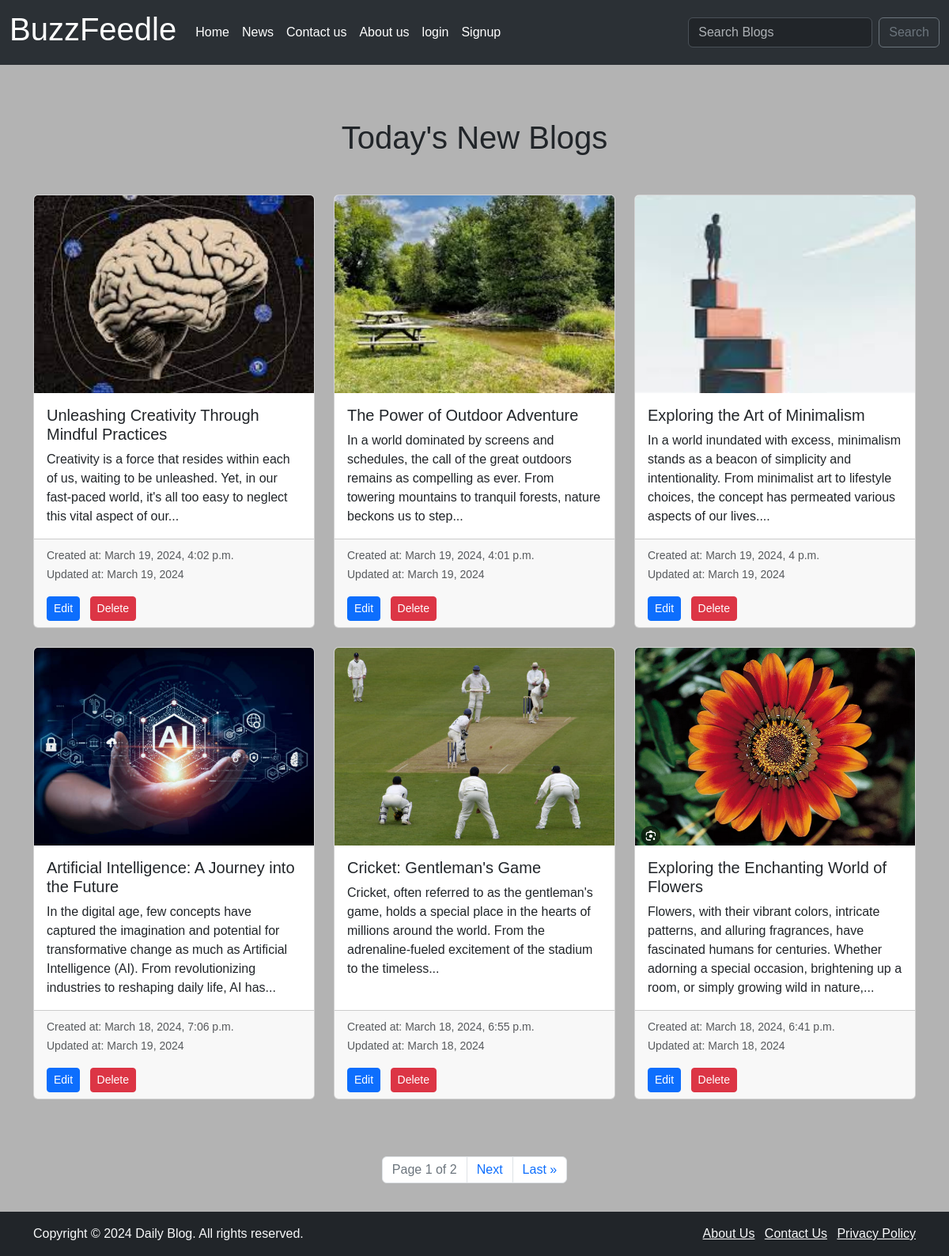
The page / on the database its author committed.
### App/models.py (models this page shows, shortened)
class Product(models.Model):
    author = models.CharField(max_length=50)
    name = models.CharField(max_length=255)
    description = models.TextField()
    image = models.ImageField(upload_to='products/')
    created_at = models.DateTimeField(auto_now_add=True)
    updated_at = models.DateField(auto_now=True)
    def short_description(self):
        word = self.description.split()  #spilt the word into list
        if len(word) > 50:  # if word are greater than 50 then
            return " ".join(word[:30]) + "..."
        else:
            return self.description

### App/views.py (the view)
# urls.py: path('', views.product_list, name='product_list'),
def product_list(request):
    products = Product.objects.all().order_by('-id')  # Retrieve all products and reverse their order
    page = Paginator(products, 6)
    page_number = request.GET.get('page')
    try:
        page_obj = page.get_page(page_number)  # returns the desired page object
    except PageNotAnInteger:
        page_obj = page.page(1)
    except EmptyPage:
        page_obj = page.page(page.num_pages)
    return render(request, "index.html", {"products" : page_obj })

### App/templates/index.html (shortened to what this page needs)
{% extends 'base.html' %}
{% block content %}
<body>
	<div class="container mt-5">
		<h1 class="text-center mb-5">Today's New Blogs</h1>
		<div class="row">
			{% for product in products %}
			<div class="col-md-4 mb-4">
				<div class="card h-100">
					<a href="{% url 'product_detail' pk=product.pk %}" style="text-decoration: none; color: inherit;">
						<img src="{{ product.image.url }}" alt="{{ product.created_name }}" class="card-img-top"
						style="height: 250px; object-fit: cover;">
					<div class="card-body">
						<h5 class="card-title">{{ product.name }}</h5>
						</a>
						<p class="card-text">{{ product.short_description }}</p>
					</div>
					<div class="card-footer">
						<small class="text-muted">Created at: {{ product.created_at }}</small><br>
						<small class="text-muted">Updated at: {{ product.updated_at }}</small>
						<div class="mt-3">
							<a href="{% url 'edit_product' product.pk %}" class="btn btn-primary btn-sm mr-2">Edit</a>
							<a href="{% url 'delete_product' product.pk %}" class="btn btn-danger btn-sm">Delete</a>
						</div>
					</div>
				</div>
			</div>
			{% endfor %}
	<nav aria-label="Page navigation">
		<ul class="pagination justify-content-center mt-5">
			<li class="page-item disabled">
				<span class="page-link">
					Page {{ products.number }} of {{ products.paginator.num_pages }}
				</span>
			</li>
			{% if products.has_next %}
			<li class="page-item">
				<a class="page-link" href="?page={{ products.next_page_number }}" aria-label="Next">
					<span aria-hidden="true">Next</span>
				</a>
			</li>
			<li class="page-item">
				<a class="page-link" href="?page={{ products.paginator.num_pages }}" aria-label="Last">
					<span aria-hidden="true">Last &raquo;</span>
				</a>
			</li>
			{% endif %}
		</ul>
	</nav>
{% endblock %}

### App/templates/base.html (shortened to what this page needs)
{% load static %}
<!DOCTYPE html>
<html lang="en">
<head>
    <link rel="stylesheet" href="https://maxcdn.bootstrapcdn.com/bootstrap/4.5.2/css/bootstrap.min.css">
    <link href="https://cdn.jsdelivr.net/npm/bootstrap@5.3.3/dist/css/bootstrap.min.css" rel="stylesheet"
>
    <link rel="stylesheet" type="text/css" href="{% static 'css/stylesheet.css' %}">
</head>
<body>
    {% include 'particals/_header.html' %}
    <div class="content">
        {% block content %}
        {% endblock %}
    {% include 'particals/_footer.html' %}
</body>
</html>

### App/templates/particals/_header.html (shortened to what this page needs)
{% load static %}
<nav class="navbar navbar-expand-lg bg-body-tertiary" data-bs-theme="dark">
    <div class="container-fluid">
      <a class="navbar-brand" href="#"><h1>Buzz<span>Feedle</span></h1></a>
      <div class="collapse navbar-collapse" id="navbarSupportedContent">
        <ul class="navbar-nav me-auto mb-2 mb-lg-0">
          <li class="nav-item">
            <a class="nav-link active" aria-current="page" href="{% url 'product_list' %}">Home</a>
          </li>
          <li class="nav-item">
            <a class="nav-link active" aria-current="page" href="">News</a>
          </li>
          <li class="nav-item">
            <a class="nav-link active" aria-current="page" href="{% url 'contact_page' %}">Contact us</a>
          </li>
          <li class="nav-item">
            <a class="nav-link active" aria-current="page" href="{% url 'about_page' %}">About us </a>
          </li>
          {% if user.is_authenticated %}
          <li class="nav-item">
            <a class="nav-link active" aria-current="page" href="{% url 'logout' %}">logout </a>
          </li>
          {% else %}
          <li class="nav-item">
            <a class="nav-link active" aria-current="page" href="{% url 'login' %}">login </a>
          </li>
          <li class="nav-item">
            <a class="nav-link active" aria-current="page" href="{% url 'signup' %}">Signup </a>
          </li>
          {% endif  %}
        </ul>
        <form class="d-flex" role="search" method=POST action=" {% url 'search_bar' %}">
          <input class="form-control me-2" type="search" placeholder="Search Blogs" aria-label="Search" name="searched">
          <button class="btn btn-outline-secondary" type="submit">Search</button>
        </form>
      </div>
    </div>
  </nav>

### App/templates/particals/_footer.html
{% load static %}
<footer class="bg-dark text-light mt-auto">
    <div class="container py-3">
        <div class="row">
            <div class="col-md-6">
                <p class="text-center text-md-start mb-0">Copyright &copy; 2024 Daily Blog. All rights reserved.</p>
            </div>
            <div class="col-md-6">
                <ul class="list-inline text-center text-md-end mb-0">
                    <li class="list-inline-item"><a href="#" class="text-light">About Us</a></li>
                    <li class="list-inline-item"><a href="#" class="text-light">Contact Us</a></li>
                    <li class="list-inline-item"><a href="#" class="text-light">Privacy Policy</a></li>
                </ul>
            </div>
        </div>
    </div>
</footer>

### App/static/css/stylesheet.css (style rules this page uses)
body { font-family: Arial, Helvetica, sans-serif; margin: 0; padding: 0; background-color: #b3b3b3; }
.content { padding: 20px; background-color: #b3b3b3; font-family: Arial, Helvetica, sans-serif; margin: 0; }

### rows shown on the page
Product: image (picture), name "Unleashing Creativity Through Mindful Practices", short_description "Creativity is a force that resides within each of us, waiting to be unleashed. Yet, in our fast-paced world, it's all too easy to neglect this vital aspect of our...", created_at "March 19, 2024, 4:02 p.m.", updated_at "March 19, 2024"
Product: image (picture), name "The Power of Outdoor Adventure", short_description "In a world dominated by screens and schedules, the call of the great outdoors remains as compelling as ever. From towering mountains to tranquil forests, nature beckons us to step...", created_at "March 19, 2024, 4:01 p.m.", updated_at "March 19, 2024"
Product: image (picture), name "Exploring the Art of Minimalism", short_description "In a world inundated with excess, minimalism stands as a beacon of simplicity and intentionality. From minimalist art to lifestyle choices, the concept has permeated various aspects of our lives....", created_at "March 19, 2024, 4 p.m.", updated_at "March 19, 2024"
Product: image (picture), name "Artificial Intelligence: A Journey into the Future", short_description "In the digital age, few concepts have captured the imagination and potential for transformative change as much as Artificial Intelligence (AI). From revolutionizing industries to reshaping daily life, AI has...", created_at "March 18, 2024, 7:06 p.m.", updated_at "March 19, 2024"
Product: image (picture), name "Cricket: Gentleman's Game", short_description "Cricket, often referred to as the gentleman's game, holds a special place in the hearts of millions around the world. From the adrenaline-fueled excitement of the stadium to the timeless...", created_at "March 18, 2024, 6:55 p.m.", updated_at "March 18, 2024"
Product: image (picture), name "Exploring the Enchanting World of Flowers", short_description "Flowers, with their vibrant colors, intricate patterns, and alluring fragrances, have fascinated humans for centuries. Whether adorning a special occasion, brightening up a room, or simply growing wild in nature,...", created_at "March 18, 2024, 6:41 p.m.", updated_at "March 18, 2024"

### other values the page prints
{{ products.number }} "1"
{{ products.paginator.num_pages }} "2"
